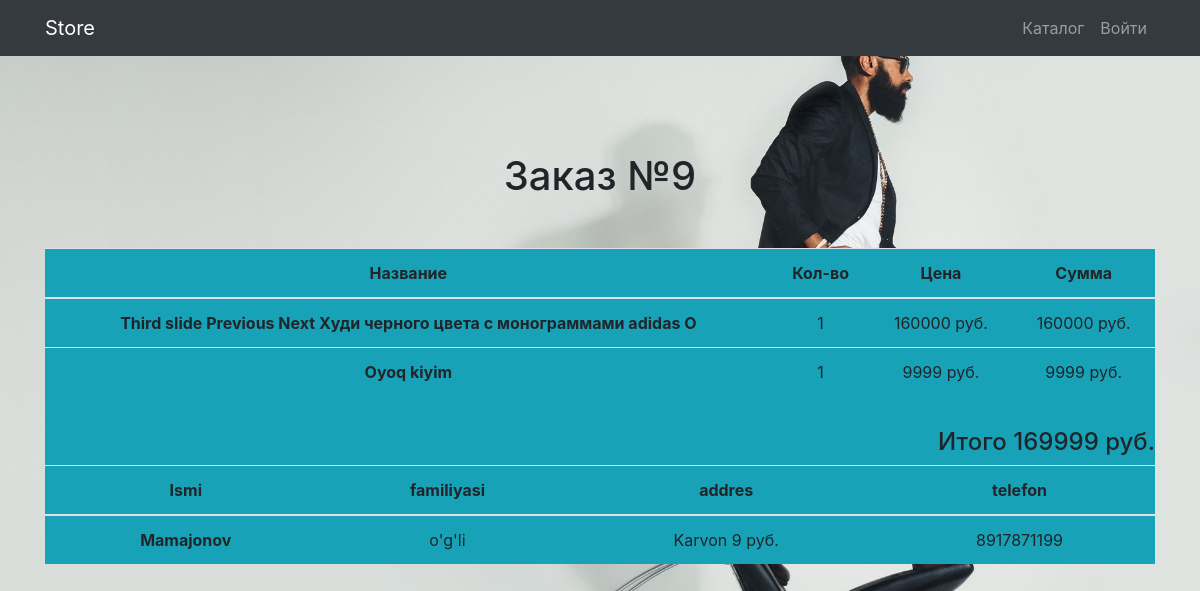
The app's page /order/9/ with its own data.
### storeapp/models.py (models this page shows, shortened)
class OrderModel(models.Model):
    STATUS_CHANGE = (
        ('Yetkazilmoqda', 'Yetkazilmoqda'),
        ('Yetkazildi', 'Yetkazildi'),
        ("To'landi", "To'landi"),
    )
    basket = models.ManyToManyField(BasketModel)
    owner = models.ForeignKey(Userprofile, on_delete=models.PROTECT)
    created = models.DateTimeField(auto_now_add=True)
    status = models.CharField(max_length=200, choices=STATUS_CHANGE, blank=True, null=True)
    summa = models.IntegerField(blank=True, null=True)
    first_name = models.CharField(max_length=200, blank=True, null=True)
    last_name = models.CharField(max_length=200, blank=True, null=True)
    phone = models.CharField(max_length=13, blank=True, null=True)
    address = models.TextField(blank=True, null=True)

class BasketModel(models.Model):
    product = models.ForeignKey(ProductModel, on_delete=models.PROTECT)
    owner = models.ForeignKey(Userprofile, on_delete=models.PROTECT)
    ordered = models.BooleanField(default=False)
    count = models.IntegerField(default=1)
    created = models.DateTimeField(auto_now_add=True)
    def basket_price(self):
        return self.product.price * self.count

class ProductModel(models.Model):
    name = models.CharField(max_length=70)
    image = models.ImageField(upload_to='images/')
    price = models.IntegerField(default=0)
    desc = models.TextField(max_length=100)
    category = models.ForeignKey(CategoryModel, on_delete=models.CASCADE)

### storeapp/views.py (the view)
# urls.py: path('order/<str:pk>/', order_single_view, name='order'),
def order_single_view(request, pk):
    order = OrderModel.objects.get(id=pk)
    context = {
        'order': order
    }
    return render(request, 'orders/order.html', context)

### storeapp/templates/orders/order.html
{% extends 'base.html' %}
{% block content %}
<section >
    <div class="container pt-5">
        <div class="text-center mt-5 " >
            <h1>Заказ №{{order.id}}</h1>
            <div class="orders mt-5 bg-info">
                <table class="table">
                    <thead>
                    <tr>
                        <th scope="col">Название</th>
                        <th scope="col">Кол-во</th>
                        <th scope="col">Цена</th>
                        <th scope="col">Сумма</th>
                    </tr>
                    </thead>
                    <tbody>
                    {% for basket in order.basket.all %}
                    <tr>
                        <th scope="row">
                            {{basket.product.name}}
                        </th>
                        <td>{{basket.count}}</td>
                        <td>{{basket.product.price}} руб.</td>
                        <td>{{basket.basket_price}} руб.</td>
                    </tr>
                    {% endfor %}
                    </tbody>
                </table>
                <p class="float-right h4 mt-3 bg-info">Итого {{order.summa}} руб.</p>
                 <table class="table mt-5 ">
                    <thead>
                    <tr>
                        <th scope="col">Ismi</th>
                        <th scope="col">familiyasi</th>
                        <th scope="col">addres</th>
                        <th scope="col">telefon</th>
                    </tr>
                    </thead>
                    <tbody>
                    <tr>
                        <th scope="row">
                            {{order.first_name}}
                        </th>
                        <td>{{order.last_name}}</td>
                        <td>{{order.address}} руб.</td>
                        <td>{{order.phone}}</td>
                    </tr>
                    </tbody>
                </table>
            </div>
        </div>
    </div>
</section>
{% endblock content %}

### records on screen
OrderModel: id "9", summa "169999", first_name "Mamajonov", last_name "o'g'li", address "Karvon 9", phone "8917871199"
BasketModel: product.name "Third slide Previous Next Худи черного цвета с монограммами adidas O", count "1", product.price "160000", basket_price "160000"
BasketModel: product.name "Oyoq kiyim", count "1", product.price "9999", basket_price "9999"
